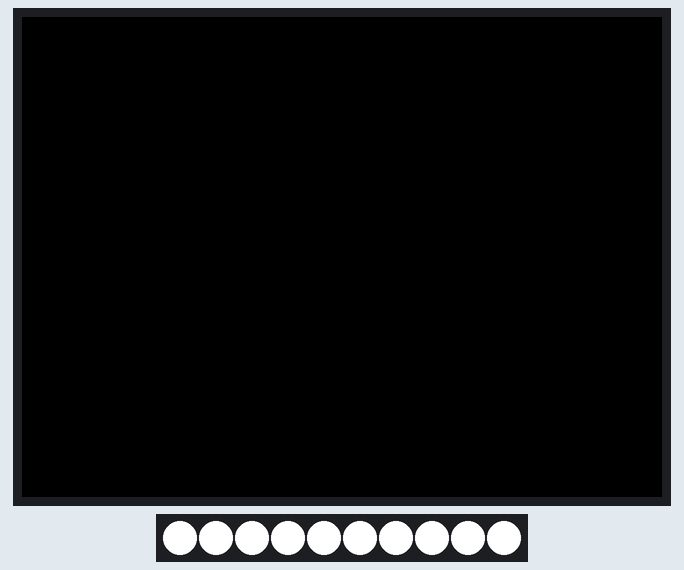
This sketch was run on a simulated ESP32. Shown: 320×240 colour display, 10 RGB LEDs in strip order, left to right. WiFi joins after 1.5 s; servers stay silent unless stated; no MQTT or app messages arrive unless stated; nothing arrives over Bluetooth unless stated; what the sketch prints to the serial monitor is not drawn.

Above: at 0.2 s.
At 5.17 s:
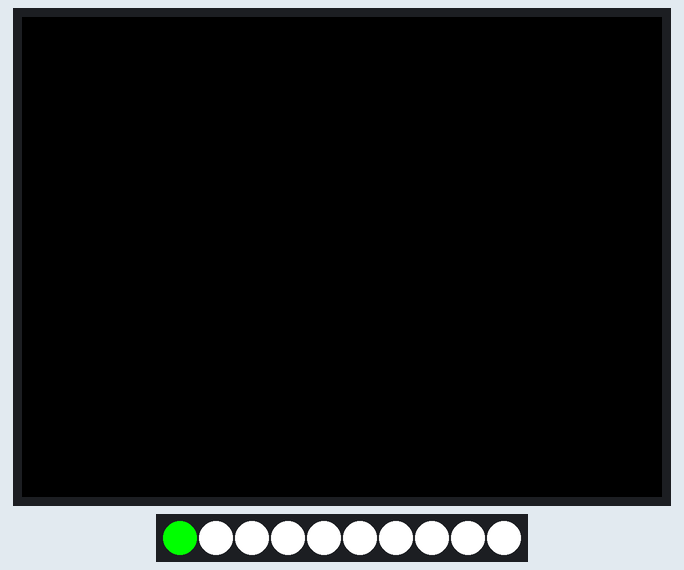
At 20.1 s:
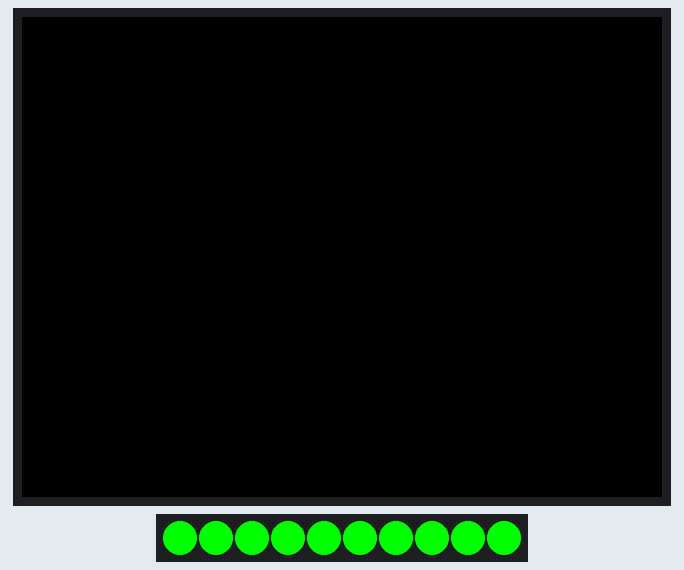

Measured:
- what the display in image 0 shows lasts 5.0 s, from 0.2 s to 5.2 s
- what the display in image 2 shows lasts 15.0 s, from 20.0 s to 35.0 s

The sketch:

TheZone.ino
```cpp
/*
   Based on Neil Kolban example for IDF: https://github.com/nkolban/esp32-snippets/blob/master/cpp_utils/tests/BLE%20Tests/SampleScan.cpp
   Ported to Arduino ESP32 by Evandro Copercini
*/

#include <BLEDevice.h>
#include <BLEUtils.h>
#include <BLEScan.h>
#include <BLEAdvertisedDevice.h>
#include <ArduinoJson.h>
#include "certs.h"
#include <WiFiClientSecure.h>
#include <MQTT.h>
#include <WiFi.h>
#include <Adafruit_NeoPixel.h>
#include <M5Core2.h>

#define PIN       25 // M5Stack NeoPixel Pin
#define NUMPIXELS 10 // M5 Neopixel Number
#define ESP_getChipId() ((uint32_t)ESP.getEfuseMac())

// The name of the device. This MUST match up with the name defined in the AWS console
#define DEVICE_NAME "M5Core"
#define AWS_IOT_TOPIC "/TheZone/M5Core"

WiFiClientSecure net = WiFiClientSecure();
MQTTClient client = MQTTClient(256);
DynamicJsonDocument doc(2048);
Adafruit_NeoPixel M5pixels(NUMPIXELS, PIN, NEO_GRB + NEO_KHZ800);

int scanTime = 5; //In seconds
BLEScan* pBLEScan;

String getAddress(String AD);

unsigned long inter;

int devicesDetected = 0;

class MyAdvertisedDeviceCallbacks: public BLEAdvertisedDeviceCallbacks {
    void onResult(BLEAdvertisedDevice advertisedDevice) {
      doc[getAddress(advertisedDevice.toString().c_str())][0] = advertisedDevice.getRSSI(); //Filter Multiple Detections
    }
};

void setup() {
  inter = millis();
  M5.begin(false, false, false, false);
  M5pixels.begin();
  M5pixels.clear();
  for (int i = 0; i < NUMPIXELS; i++) { // For each pixel...
    // M5pixels.Color() takes RGB values, from 0,0,0 up to 255,255,255
    // Here we're using a moderately bright green color:
    M5pixels.setPixelColor(i, M5pixels.Color(255, 255, 255));
    M5pixels.show();   // Send the updated pixel colors to the hardware.
    delay(1); // Pause before next pass through loop
  }
  Serial.begin(115200);
  BLEDevice::init("");
  pBLEScan = BLEDevice::getScan(); //create new scan
  pBLEScan->setAdvertisedDeviceCallbacks(new MyAdvertisedDeviceCallbacks());
  pBLEScan->setActiveScan(true); //active scan uses more power, but get results faster
  pBLEScan->setInterval(100);
  pBLEScan->setWindow(99);  // less or equal setInterval value
  BLEScanResults foundDevices = pBLEScan->start(scanTime, false);
  pBLEScan->clearResults();   // delete results fromBLEScan buffer to release memory
  devicesDetected = doc.size();
  if (devicesDetected > 8) {
    for (int i = 0; i < NUMPIXELS; i++) { // For each pixel...
      // M5pixels.Color() takes RGB values, from 0,0,0 up to 255,255,255
      // Here we're using a moderately bright green color:
      M5pixels.setPixelColor(i, M5pixels.Color(255, 0, 0));
      M5pixels.show();   // Send the updated pixel colors to the hardware.
      delay(1); // Pause before next pass through loop
    }
  }
  else if (devicesDetected < 8 && devicesDetected >= 4) {
    for (int i = 0; i < NUMPIXELS; i++) { // For each pixel...
      // M5pixels.Color() takes RGB values, from 0,0,0 up to 255,255,255
      // Here we're using a moderately bright green color:
      M5pixels.setPixelColor(i, M5pixels.Color(255, 233, 0));
      M5pixels.show();   // Send the updated pixel colors to the hardware.
      delay(1); // Pause before next pass through loop
    }
  }
  else {
    for (int i = 0; i < NUMPIXELS; i++) { // For each pixel...
      // M5pixels.Color() takes RGB values, from 0,0,0 up to 255,255,255
      // Here we're using a moderately bright green color:
      M5pixels.setPixelColor(i, M5pixels.Color(0, 255, 0));
      M5pixels.show();   // Send the updated pixel colors to the hardware.
      delay(1); // Pause before next pass through loop
    }
  }
  WiFi.begin(ssid, password);
  connect();
}

void loop() {
  client.loop();
  if ((millis() - inter) > 15000) {
    M5pixels.clear(); // Set all pixel colors to 'off'
    M5pixels.show();
    doc.clear();
    delay(1);
    BLEScanResults foundDevices = pBLEScan->start(scanTime, false);
    pBLEScan->clearResults();   // delete results fromBLEScan buffer to release memory
    devicesDetected = doc.size();
    if (devicesDetected >= 8) {
      for (int i = 0; i < NUMPIXELS; i++) { // For each pixel...
        // M5pixels.Color() takes RGB values, from 0,0,0 up to 255,255,255
        // Here we're using a moderately bright green color:
        M5pixels.setPixelColor(i, M5pixels.Color(255, 0, 0));
        M5pixels.show();   // Send the updated pixel colors to the hardware.
        delay(1); // Pause before next pass through loop
      }
    }
    else if (devicesDetected < 8 && devicesDetected >= 4) {
      for (int i = 0; i < NUMPIXELS; i++) { // For each pixel...
        // M5pixels.Color() takes RGB values, from 0,0,0 up to 255,255,255
        // Here we're using a moderately bright green color:
        M5pixels.setPixelColor(i, M5pixels.Color(255, 233, 0));
        M5pixels.show();   // Send the updated pixel colors to the hardware.
        delay(1); // Pause before next pass through loop
      }
    }
    else {
      for (int i = 0; i < NUMPIXELS; i++) { // For each pixel...
        // M5pixels.Color() takes RGB values, from 0,0,0 up to 255,255,255
        // Here we're using a moderately bright green color:
        M5pixels.setPixelColor(i, M5pixels.Color(0, 255, 0));
        M5pixels.show();   // Send the updated pixel colors to the hardware.
        delay(1); // Pause before next pass through loop
      }
    }
    String output1 = "";
    serializeJson(doc, output1);
    client.publish(AWS_IOT_TOPIC, string2char(output1));
    inter = millis();
  }
  if (!client.connected()) {
    connect();
  }
}

String getAddress(String AD) {
  int place = AD.indexOf("Address");
  return AD.substring(place + 9, place + 26);
}

char* string2char(String command) {
  if (command.length() != 0) {
    char *p = const_cast<char*>(command.c_str());
    return p;
  }
}

void connectToWiFi() {
  int conCounter = 0;
  while (WiFi.status() != WL_CONNECTED) {
    delay(1000);
    Serial.print(".");
    conCounter++;
    if (conCounter == 10) {
      ESP.restart();
    }
  }
}

void connectToAWS()
{
  // Configure WiFiClientSecure to use the AWS certificates we generated
  net.setCACert(AWS_CERT_CA);
  net.setCertificate(AWS_CERT_CRT);
  net.setPrivateKey(AWS_CERT_PRIVATE);

  // Connect to the MQTT broker on the AWS endpoint we defined earlier
  client.begin(AWS_IOT_ENDPOINT, 8883, net);

  // Try to connect to AWS and count how many times we retried.

  while (!client.connect(DEVICE_NAME)) {
    delay(100);
  }

  // Make sure that we did indeed successfully connect to the MQTT broker
  // If not we just end the function and wait for the next loop.
  if (!client.connected()) {
    connect();
  }

}

void connect() {
  connectToWiFi();
  Serial.println("WiFi OK");
  connectToAWS();
  Serial.println("AWS OK");
}
```

certs.h
```cpp
#ifndef certs_h
#define certs_h

#include <pgmspace.h>

static const char* ssid     = "SSID";
static const char* password = "PASSWORD";

static const char* AWS_IOT_ENDPOINT = "YOURENDPOINT.iot.us-east-2.amazonaws.com";

static const char AWS_CERT_CA[] PROGMEM = R"EOF(
-----BEGIN CERTIFICATE-----
MIIDQTCCAimgAwIBAgITBmyfz5m/jAo54vB4ikPmljZbyjANBgkqhkiG9w0BAQsF
ADA5MQswCQYDVQQGEwJVUzEPMA0GA1UEChMGQW1hem9uMRkwFwYDVQQDExBBbWF6
b24gUm9vdCBDQSAxMB4XDTE1MDUyNjAwMDAwMFoXDTM4MDExNzAwMDAwMFowOTEL
MAkGA1UEBhMCVVMxDzANBgNVBAoTBkFtYXpvbjEZMBcGA1UEAxMQQW1hem9uIFJv
b3QgQ0EgMTCCASIwDQYJKoZIhvcNAQEBBQADggEPADCCAQoCggEBALJ4gHHKeNXj
ca9HgFB0fW7Y14h29Jlo91ghYPl0hAEvrAIthtOgQ3pOsqTQNroBvo3bSMgHFzZM
9O6II8c+6zf1tRn4SWiw3te5djgdYZ6k/oI2peVKVuRF4fn9tBb6dNqcmzU5L/qw
IFAGbHrQgLKm+a/sRxmPUDgH3KKHOVj4utWp+UhnMJbulHheb4mjUcAwhmahRWa6
VOujw5H5SNz/0egwLX0tdHA114gk957EWW67c4cX8jJGKLhD+rcdqsq08p8kDi1L
93FcXmn/6pUCyziKrlA4b9v7LWIbxcceVOF34GfID5yHI9Y/QCB/IIDEgEw+OyQm
jgSubJrIqg0CAwEAAaNCMEAwDwYDVR0TAQH/BAUwAwEB/zAOBgNVHQ8BAf8EBAMC
AYYwHQYDVR0OBBYEFIQYzIU07LwMlJQuCFmcx7IQTgoIMA0GCSqGSIb3DQEBCwUA
A4IBAQCY8jdaQZChGsV2USggNiMOruYou6r4lK5IpDB/G/wkjUu0yKGX9rbxenDI
U5PMCCjjmCXPI6T53iHTfIUJrU6adTrCC2qJeHZERxhlbI1Bjjt/msv0tadQ1wUs
N+gDS63pYaACbvXy8MWy7Vu33PqUXHeeE6V/Uq2V8viTO96LXFvKWlJbYK8U90vv
o/ufQJVtMVT8QtPHRh8jrdkPSHCa2XV4cdFyQzR1bldZwgJcJmApzyMZFo6IQ6XU
5MsI+yMRQ+hDKXJioaldXgjUkK642M4UwtBV8ob2xJNDd2ZhwLnoQdeXeGADbkpy
rqXRfboQnoZsG4q5WTP468SQvvG5
-----END CERTIFICATE-----
)EOF";


// Device Certificate
static const char AWS_CERT_CRT[] PROGMEM = R"KEY(
-----BEGIN CERTIFICATE-----

-----END CERTIFICATE-----
)KEY";

static const char AWS_CERT_PRIVATE[] PROGMEM = R"KEY(
-----BEGIN RSA PRIVATE KEY-----

-----END RSA PRIVATE KEY-----
)KEY";

#endif
```
